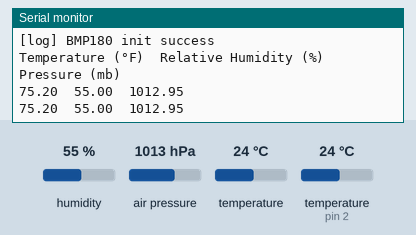
The sketch below on a simulated Arduino Uno, built with avr-gcc and run on an emulated ATmega328P. Shown: the last lines printed to the serial monitor. Wiring (inferred from the names in the program): BMP180 pressure sensor at I2C address 0x77. The inputs (shaded band) are chosen by the test bench; at power-on: humidity 55 %, air pressure 1013 hPa, temperature 24 °C, temperature (sensor on pin 2) 24 °C.

Above: at 1.2 s.
1.3 s: humidity set to 22 %
At 2.6 s:
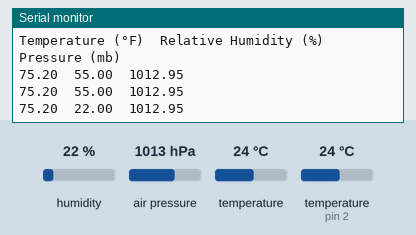
2.8 s: air pressure set to 952 hPa
At 4.0 s:
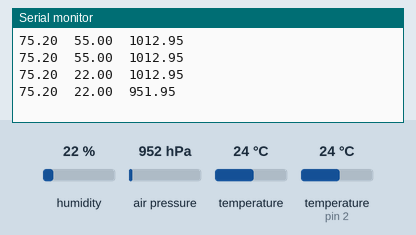
4.3 s: temperature (sensor 0) set to 12 °C
At 4.3 s:
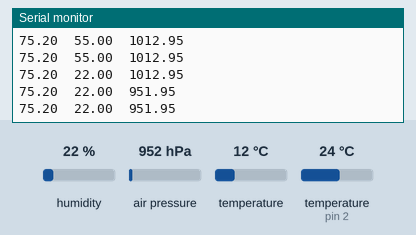
5.8 s: temperature (sensor on pin 2) set to 12 °C
At 7.0 s:
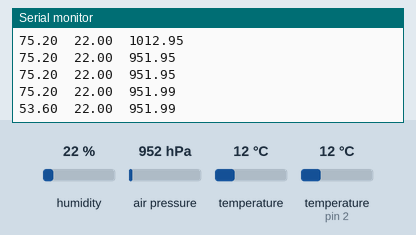
7.3 s: humidity set to 40 %
At 7.9 s:
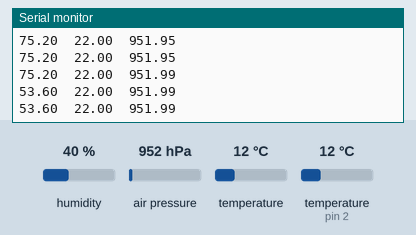
8.8 s: air pressure set to 975 hPa
At 10.3 s:
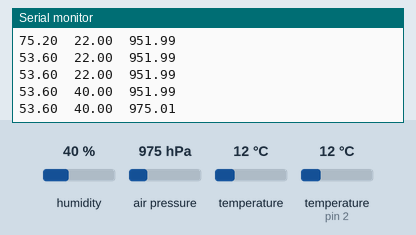
Timing chart, 0 to 11.3 s (numbered marks = the images above; inputs shaded):
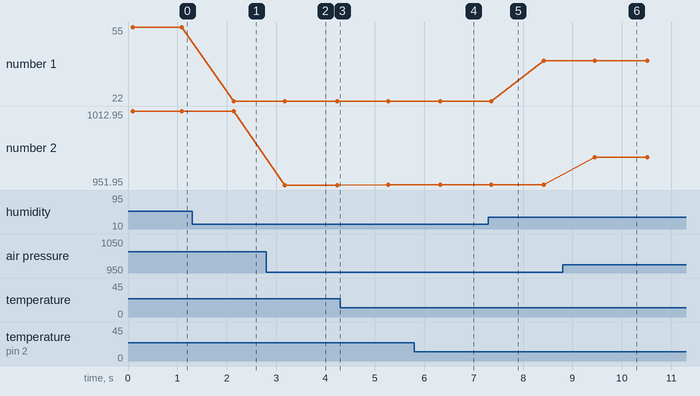

The sketch:

main.ino
```cpp
/*
 * DHT11 Module:
 * Sig  <->  2
 * VCC  <->  5V
 * GND  <->  GND
 *
 * BH1750FVI:
 * VCC  <->  3V3
 * GND  <->  GND
 * SCL  <->  A5
 * SDA  <->  A4
 * ADD  <->  floating
 *
 * BMP180:
 * VCC  <->  5V
 * GND  <->  GND
 * SCL  <->  A5
 * SDA  <->  A4
 */

#include "DHT.h"
// #include "BH1750FVI.h"
#include <Wire.h>
#include "SFE_BMP180.h"

#define DHT11_PIN 2
DHT dht11(DHT11_PIN, DHT11);

// BH1750FVI bh1750(BH1750FVI::k_DevModeContLowRes);

SFE_BMP180 bmp180;


void show_headers()
{
    Serial.print("Temperature (°F)");
    Serial.print("\t");
    Serial.print("Relative Humidity (%)");
    Serial.print("\t");
    // Serial.print("Illuminance (lx)");
    Serial.print("\t");
    Serial.print("Pressure (mb)");
    Serial.println();
}

void get_temperature()
{
    float temperature = dht11.readTemperature(true); // fahrenheit
    Serial.print(temperature);
}

void get_humidity()
{
    float humidity  = dht11.readHumidity();
    Serial.print(humidity);
}

/*
void get_illuminance()
{
    uint16_t illuminance = bh1750.GetLightIntensity();
    Serial.print(illuminance);
}
*/

void get_pressure()
{
    char status;
    double pressure, temperature;

    status = bmp180.startTemperature();
    delay(status);
    status = bmp180.getTemperature(temperature);

    status = bmp180.startPressure(3);
    delay(status);
    status = bmp180.getPressure(pressure, temperature);

    Serial.print(pressure);
}

void setup() {
    Serial.begin(9600);

    // initialize sensors
    dht11.begin();
    // bh1750.begin();

    if (bmp180.begin())
        Serial.println("[log] BMP180 init success");
    else
        Serial.println("[log] BMP180 init fail");

    show_headers();
}

void loop() {
    // readings
    get_temperature(); Serial.print("\t");
    get_humidity(); Serial.print("\t");
    // get_illuminance(); Serial.print("\t");
    get_pressure(); // Serial.print("\t");

    Serial.println();

    // interval between measurements;
    delay(1000);
}
```

SFE_BMP180.cpp
```cpp
// (licence header left out)
#include "SFE_BMP180.h"
#include <Wire.h>
#include <stdio.h>
#include <math.h>


SFE_BMP180::SFE_BMP180()
// Base library type
{
}


char SFE_BMP180::begin()
// Initialize library for subsequent pressure measurements
{
	double c3,c4,b1;

	// Start up the Arduino's "wire" (I2C) library:

	Wire.begin();

	// The BMP180 includes factory calibration data stored on the device.
	// Each device has different numbers, these must be retrieved and
	// used in the calculations when taking pressure measurements.

	// Retrieve calibration data from device:

	if (readInt(0xAA,AC1) &&
		readInt(0xAC,AC2) &&
		readInt(0xAE,AC3) &&
		readUInt(0xB0,AC4) &&
		readUInt(0xB2,AC5) &&
		readUInt(0xB4,AC6) &&
		readInt(0xB6,VB1) &&
		readInt(0xB8,VB2) &&
		readInt(0xBA,MB) &&
		readInt(0xBC,MC) &&
		readInt(0xBE,MD))
	{

		// All reads completed successfully!

		// If you need to check your math using known numbers,
		// you can uncomment one of these examples.
		// (The correct results are commented in the below functions.)

		// Example from Bosch datasheet
		// AC1 = 408; AC2 = -72; AC3 = -14383; AC4 = 32741; AC5 = 32757; AC6 = 23153;
		// B1 = 6190; B2 = 4; MB = -32768; MC = -8711; MD = 2868;

		// Example from http://wmrx00.sourceforge.net/Arduino/BMP180-Calcs.pdf
		// AC1 = 7911; AC2 = -934; AC3 = -14306; AC4 = 31567; AC5 = 25671; AC6 = 18974;
		// VB1 = 5498; VB2 = 46; MB = -32768; MC = -11075; MD = 2432;

		/*
		Serial.print("AC1: "); Serial.println(AC1);
		Serial.print("AC2: "); Serial.println(AC2);
		Serial.print("AC3: "); Serial.println(AC3);
		Serial.print("AC4: "); Serial.println(AC4);
		Serial.print("AC5: "); Serial.println(AC5);
		Serial.print("AC6: "); Serial.println(AC6);
		Serial.print("VB1: "); Serial.println(VB1);
		Serial.print("VB2: "); Serial.println(VB2);
		Serial.print("MB: "); Serial.println(MB);
		Serial.print("MC: "); Serial.println(MC);
		Serial.print("MD: "); Serial.println(MD);
		*/

		// Compute floating-point polynominals:

		c3 = 160.0 * pow(2,-15) * AC3;
		c4 = pow(10,-3) * pow(2,-15) * AC4;
		b1 = pow(160,2) * pow(2,-30) * VB1;
		c5 = (pow(2,-15) / 160) * AC5;
		c6 = AC6;
		mc = (pow(2,11) / pow(160,2)) * MC;
		md = MD / 160.0;
		x0 = AC1;
		x1 = 160.0 * pow(2,-13) * AC2;
		x2 = pow(160,2) * pow(2,-25) * VB2;
		y0 = c4 * pow(2,15);
		y1 = c4 * c3;
		y2 = c4 * b1;
		p0 = (3791.0 - 8.0) / 1600.0;
		p1 = 1.0 - 7357.0 * pow(2,-20);
		p2 = 3038.0 * 100.0 * pow(2,-36);

		/*
		Serial.println();
		Serial.print("c3: "); Serial.println(c3);
		Serial.print("c4: "); Serial.println(c4);
		Serial.print("c5: "); Serial.println(c5);
		Serial.print("c6: "); Serial.println(c6);
		Serial.print("b1: "); Serial.println(b1);
		Serial.print("mc: "); Serial.println(mc);
		Serial.print("md: "); Serial.println(md);
		Serial.print("x0: "); Serial.println(x0);
		Serial.print("x1: "); Serial.println(x1);
		Serial.print("x2: "); Serial.println(x2);
		Serial.print("y0: "); Serial.println(y0);
		Serial.print("y1: "); Serial.println(y1);
		Serial.print("y2: "); Serial.println(y2);
		Serial.print("p0: "); Serial.println(p0);
		Serial.print("p1: "); Serial.println(p1);
		Serial.print("p2: "); Serial.println(p2);
		*/

		// Success!
		return(1);
	}
	else
	{
		// Error reading calibration data; bad component or connection?
		return(0);
	}
}


char SFE_BMP180::readInt(char address, int16_t &value)
// Read a signed integer (two bytes) from device
// address: register to start reading (plus subsequent register)
// value: external variable to store data (function modifies value)
{
	unsigned char data[2];

	data[0] = address;
	if (readBytes(data,2))
	{
		value = (int16_t)((data[0]<<8)|data[1]);
		//if (*value & 0x8000) *value |= 0xFFFF0000; // sign extend if negative
		return(1);
	}
	value = 0;
	return(0);
}


char SFE_BMP180::readUInt(char address, uint16_t &value)
// Read an unsigned integer (two bytes) from device
// address: register to start reading (plus subsequent register)
// value: external variable to store data (function modifies value)
{
	unsigned char data[2];

	data[0] = address;
	if (readBytes(data,2))
	{
		value = (((uint16_t)data[0]<<8)|(uint16_t)data[1]);
		return(1);
	}
	value = 0;
	return(0);
}


char SFE_BMP180::readBytes(unsigned char *values, char length)
// Read an array of bytes from device
// values: external array to hold data. Put starting register in values[0].
// length: number of bytes to read
{
	char x;

	Wire.beginTransmission(BMP180_ADDR);
	Wire.write(values[0]);
	_error = Wire.endTransmission();
	if (_error == 0)
	{
		Wire.requestFrom(BMP180_ADDR,length);
		while(Wire.available() != length) ; // wait until bytes are ready
		for(x=0;x<length;x++)
		{
			values[x] = Wire.read();
		}
		return(1);
	}
	return(0);
}


char SFE_BMP180::writeBytes(unsigned char *values, char length)
// Write an array of bytes to device
// values: external array of data to write. Put starting register in values[0].
// length: number of bytes to write
{
	char x;

	Wire.beginTransmission(BMP180_ADDR);
	Wire.write(values,length);
	_error = Wire.endTransmission();
	if (_error == 0)
		return(1);
	else
		return(0);
}


char SFE_BMP180::startTemperature(void)
// Begin a temperature reading.
// Will return delay in ms to wait, or 0 if I2C error
{
	unsigned char data[2], result;

	data[0] = BMP180_REG_CONTROL;
	data[1] = BMP180_COMMAND_TEMPERATURE;
	result = writeBytes(data, 2);
	if (result) // good write?
		return(5); // return the delay in ms (rounded up) to wait before retrieving data
	else
		return(0); // or return 0 if there was a problem communicating with the BMP
}


char SFE_BMP180::getTemperature(double &T)
// Retrieve a previously-started temperature reading.
// Requires begin() to be called once prior to retrieve calibration parameters.
// Requires startTemperature() to have been called prior and sufficient time elapsed.
// T: external variable to hold result.
// Returns 1 if successful, 0 if I2C error.
{
	unsigned char data[2];
	char result;
	double tu, a;

	data[0] = BMP180_REG_RESULT;

	result = readBytes(data, 2);
	if (result) // good read, calculate temperature
	{
		tu = (data[0] * 256.0) + data[1];

		//example from Bosch datasheet
		//tu = 27898;

		//example from http://wmrx00.sourceforge.net/Arduino/BMP085-Calcs.pdf
		//tu = 0x69EC;

		a = c5 * (tu - c6);
		T = a + (mc / (a + md));

		/*
		Serial.println();
		Serial.print("tu: "); Serial.println(tu);
		Serial.print("a: "); Serial.println(a);
		Serial.print("T: "); Serial.println(*T);
		*/
	}
	return(result);
}


char SFE_BMP180::startPressure(char oversampling)
// Begin a pressure reading.
// Oversampling: 0 to 3, higher numbers are slower, higher-res outputs.
// Will return delay in ms to wait, or 0 if I2C error.
{
	unsigned char data[2], result, delay;

	data[0] = BMP180_REG_CONTROL;

	switch (oversampling)
	{
		case 0:
			data[1] = BMP180_COMMAND_PRESSURE0;
			delay = 5;
		break;
		case 1:
			data[1] = BMP180_COMMAND_PRESSURE1;
			delay = 8;
		break;
		case 2:
			data[1] = BMP180_COMMAND_PRESSURE2;
			delay = 14;
		break;
		case 3:
			data[1] = BMP180_COMMAND_PRESSURE3;
			delay = 26;
		break;
		default:
			data[1] = BMP180_COMMAND_PRESSURE0;
			delay = 5;
		break;
	}
	result = writeBytes(data, 2);
	if (result) // good write?
		return(delay); // return the delay in ms (rounded up) to wait before retrieving data
	else
		return(0); // or return 0 if there was a problem communicating with the BMP
}


char SFE_BMP180::getPressure(double &P, double &T)
// Retrieve a previously started pressure reading, calculate abolute pressure in mbars.
// Requires begin() to be called once prior to retrieve calibration parameters.
// Requires startPressure() to have been called prior and sufficient time elapsed.
// Requires recent temperature reading to accurately calculate pressure.

// P: external variable to hold pressure.
// T: previously-calculated temperature.
// Returns 1 for success, 0 for I2C error.

// Note that calculated pressure value is absolute mbars, to compensate for altitude call sealevel().
{
	unsigned char data[3];
	char result;
	double pu,s,x,y,z;

	data[0] = BMP180_REG_RESULT;

	result = readBytes(data, 3);
	if (result) // good read, calculate pressure
	{
		pu = (data[0] * 256.0) + data[1] + (data[2]/256.0);

		//example from Bosch datasheet
		//pu = 23843;

		//example from http://wmrx00.sourceforge.net/Arduino/BMP085-Calcs.pdf, pu = 0x982FC0;
		//pu = (0x98 * 256.0) + 0x2F + (0xC0/256.0);

		s = T - 25.0;
		x = (x2 * pow(s,2)) + (x1 * s) + x0;
		y = (y2 * pow(s,2)) + (y1 * s) + y0;
		z = (pu - x) / y;
		P = (p2 * pow(z,2)) + (p1 * z) + p0;

		/*
		Serial.println();
		Serial.print("pu: "); Serial.println(pu);
		Serial.print("T: "); Serial.println(*T);
		Serial.print("s: "); Serial.println(s);
		Serial.print("x: "); Serial.println(x);
		Serial.print("y: "); Serial.println(y);
		Serial.print("z: "); Serial.println(z);
		Serial.print("P: "); Serial.println(*P);
		*/
	}
	return(result);
}


double SFE_BMP180::sealevel(double P, double A)
// Given a pressure P (mb) taken at a specific altitude (meters),
// return the equivalent pressure (mb) at sea level.
// This produces pressure readings that can be used for weather measurements.
{
	return(P/pow(1-(A/44330.0),5.255));
}


double SFE_BMP180::altitude(double P, double P0)
// Given a pressure measurement P (mb) and the pressure at a baseline P0 (mb),
// return altitude (meters) above baseline.
{
	return(44330.0*(1-pow(P/P0,1/5.255)));
}


char SFE_BMP180::getError(void)
	// If any library command fails, you can retrieve an extended
	// error code using this command. Errors are from the wire library:
	// 0 = Success
	// 1 = Data too long to fit in transmit buffer
	// 2 = Received NACK on transmit of address
	// 3 = Received NACK on transmit of data
	// 4 = Other error
{
	return(_error);
}
```

SFE_BMP180.h
```cpp
// (licence header left out)
#ifndef SFE_BMP180_h
#define SFE_BMP180_h

#if defined(ARDUINO) && ARDUINO >= 100
#include "Arduino.h"
#else
#include "WProgram.h"
#endif

class SFE_BMP180
{
	public:
		SFE_BMP180(); // base type

		char begin();
			// call pressure.begin() to initialize BMP180 before use
			// returns 1 if success, 0 if failure (bad component or I2C bus shorted?)

		char startTemperature(void);
			// command BMP180 to start a temperature measurement
			// returns (number of ms to wait) for success, 0 for fail

		char getTemperature(double &T);
			// return temperature measurement from previous startTemperature command
			// places returned value in T variable (deg C)
			// returns 1 for success, 0 for fail

		char startPressure(char oversampling);
			// command BMP180 to start a pressure measurement
			// oversampling: 0 - 3 for oversampling value
			// returns (number of ms to wait) for success, 0 for fail

		char getPressure(double &P, double &T);
			// return absolute pressure measurement from previous startPressure command
			// note: requires previous temperature measurement in variable T
			// places returned value in P variable (mbar)
			// returns 1 for success, 0 for fail

		double sealevel(double P, double A);
			// convert absolute pressure to sea-level pressure (as used in weather data)
			// P: absolute pressure (mbar)
			// A: current altitude (meters)
			// returns sealevel pressure in mbar

		double altitude(double P, double P0);
			// convert absolute pressure to altitude (given baseline pressure; sea-level, runway, etc.)
			// P: absolute pressure (mbar)
			// P0: fixed baseline pressure (mbar)
			// returns signed altitude in meters

		char getError(void);
			// If any library command fails, you can retrieve an extended
			// error code using this command. Errors are from the wire library:
			// 0 = Success
			// 1 = Data too long to fit in transmit buffer
			// 2 = Received NACK on transmit of address
			// 3 = Received NACK on transmit of data
			// 4 = Other error

	private:

		char readInt(char address, int16_t &value);
			// read an signed int (16 bits) from a BMP180 register
			// address: BMP180 register address
			// value: external signed int for returned value (16 bits)
			// returns 1 for success, 0 for fail, with result in value

		char readUInt(char address, uint16_t &value);
			// read an unsigned int (16 bits) from a BMP180 register
			// address: BMP180 register address
			// value: external unsigned int for returned value (16 bits)
			// returns 1 for success, 0 for fail, with result in value

		char readBytes(unsigned char *values, char length);
			// read a number of bytes from a BMP180 register
			// values: array of char with register address in first location [0]
			// length: number of bytes to read back
			// returns 1 for success, 0 for fail, with read bytes in values[] array

		char writeBytes(unsigned char *values, char length);
			// write a number of bytes to a BMP180 register (and consecutive subsequent registers)
			// values: array of char with register address in first location [0]
			// length: number of bytes to write
			// returns 1 for success, 0 for fail

		int16_t AC1,AC2,AC3,VB1,VB2,MB,MC,MD;
		uint16_t AC4,AC5,AC6;
		double c5,c6,mc,md,x0,x1,x2,y0,y1,y2,p0,p1,p2;
		char _error;
};

#define BMP180_ADDR 0x77 // 7-bit address

#define	BMP180_REG_CONTROL 0xF4
#define	BMP180_REG_RESULT 0xF6

#define	BMP180_COMMAND_TEMPERATURE 0x2E
#define	BMP180_COMMAND_PRESSURE0 0x34
#define	BMP180_COMMAND_PRESSURE1 0x74
#define	BMP180_COMMAND_PRESSURE2 0xB4
#define	BMP180_COMMAND_PRESSURE3 0xF4

#endif
```

Measured:
- after the input at 1.3 s, the serial monitor: prints a new line after 0.84 s (image 1)
- after the input at 2.8 s, the serial monitor: prints a new line after 0.38 s (image 2)
- after the input at 5.8 s, the serial monitor: prints a new line after 0.53 s (image 4)
- after the input at 8.8 s, the serial monitor: prints a new line after 0.65 s (image 6)
- plotted number 1: 55 → 22 after the input at 1.3 s, 22 → 40 after the input at 7.3 s
- plotted number 2: 1012.95 → 951.95 after the input at 2.8 s, 951.95 → 951.99 after the input at 4.3 s, 951.99 → 975.01 after the input at 8.8 s
